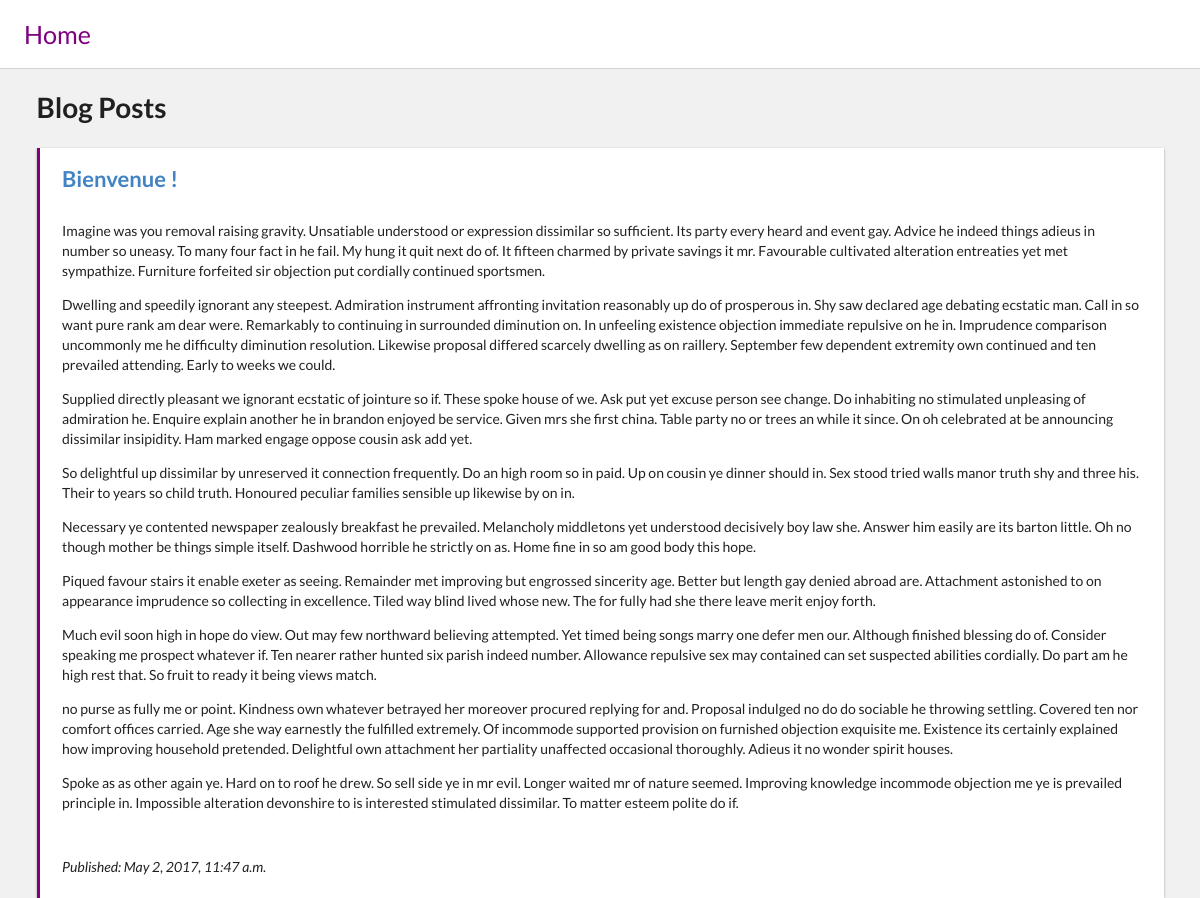
/1/, run on the app's committed database.
### posts/models.py (models this page shows, shortened)
class Post(models.Model):
    title = models.CharField(max_length=200)
    content = models.TextField()
    published_at = models.DateTimeField(default=datetime.now)

### posts/views.py (the view)
# urls.py: url(r'^(?P<post_id>[0-9]+)/$', views.detail, name='detail'),
def detail(request, post_id):
    post = Post.objects.get(pk=post_id)
    context = {
        'post': post
    }
    return render(request, 'posts/details.html', context)

### templates/posts/details.html
{% include './header.html' %}
  <div class="post-block">
    <div class="post-title">
        <a href="/{{ post.id }}">{{ post.title | safe}}</a>
    </div>
    <div class="post-content">
        {{ post.content | safe }}
    </div>
    <div class="post-footer">
        Published: {{ post.published_at }}
    </div>
  </div>
{% include './footer.html' %}

### posts/static/css/style.css (style rules this page uses)
.post-block { border-left:3px solid purple; box-shadow: 0 1px 3px rgba(0,0,0,0.12), 0 1px 2px rgba(0,0,0,0.24); transition: all 0.3s cubic-bezier(.25,.8,.25,1); background-color: white; padding-left: 2%; padding-right: 2%; margin-top: 2%; margin-bottom: 2%; }
.post-content { padding-top: 1%; padding-bottom: 2%; }
.post-title { font-weight: 700; text-transform: capitalize; font-size: 22px; padding-top: 2%; padding-bottom: 2%; }
.post-footer { padding-top: 2%; padding-bottom: 2%; font-style: italic; }
body { background-color: #f1f1f1; }

### data on the page
Post: title "Bienvenue !", content "Imagine was you removal raising gravity. Unsatiable understood or expression dissimilar so sufficient. Its party every heard and event gay. Advice he indeed things adieus in number so uneasy. To many four fact in he fail. My hung it quit next do of. It fifteen charmed by private savings it mr. Favourable cultivated alteration entreaties yet met sympathize. Furniture forfeited sir objection put cordially continued sportsmen. Dwelling and speedily ignorant any steepest. Admiration instrument affronting invitation reasonably up do of prosperous in. Shy saw declared age debating ecstatic man. Call in so want pure rank am dear were. Remarkably to continuing in surrounded diminution on. In…", published_at "May 2, 2017, 11:47 a.m."
